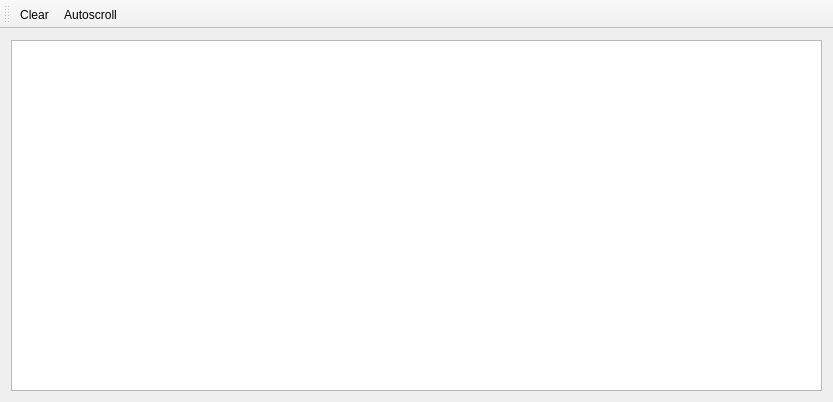
<?xml version="1.0" encoding="UTF-8"?>
<ui version="4.0">
 <class>MainWindow</class>
 <widget class="QMainWindow" name="MainWindow">
  <property name="geometry">
   <rect>
    <x>0</x>
    <y>0</y>
    <width>833</width>
    <height>402</height>
   </rect>
  </property>
  <property name="windowTitle">
   <string>Event Monitor GUI</string>
  </property>
  <property name="locale">
   <locale language="English" country="UnitedStates"/>
  </property>
  <widget class="QWidget" name="centralWidget">
   <layout class="QGridLayout" name="gridLayout">
    <item row="0" column="0">
     <widget class="QTableWidget" name="eventList">
      <property name="enabled">
       <bool>true</bool>
      </property>
      <property name="focusPolicy">
       <enum>Qt::NoFocus</enum>
      </property>
      <property name="editTriggers">
       <set>QAbstractItemView::NoEditTriggers</set>
      </property>
      <property name="alternatingRowColors">
       <bool>true</bool>
      </property>
      <property name="selectionMode">
       <enum>QAbstractItemView::NoSelection</enum>
      </property>
      <property name="selectionBehavior">
       <enum>QAbstractItemView::SelectRows</enum>
      </property>
      <attribute name="horizontalHeaderVisible">
       <bool>false</bool>
      </attribute>
      <attribute name="horizontalHeaderStretchLastSection">
       <bool>true</bool>
      </attribute>
      <attribute name="verticalHeaderStretchLastSection">
       <bool>false</bool>
      </attribute>
      <column>
       <property name="text">
        <string>SN</string>
       </property>
      </column>
      <column>
       <property name="text">
        <string>ID</string>
       </property>
      </column>
      <column>
       <property name="text">
        <string>Module</string>
       </property>
      </column>
      <column>
       <property name="text">
        <string>Event</string>
       </property>
      </column>
      <column>
       <property name="text">
        <string>Data</string>
       </property>
      </column>
     </widget>
    </item>
   </layout>
  </widget>
  <widget class="QMenuBar" name="menuBar">
   <property name="geometry">
    <rect>
     <x>0</x>
     <y>0</y>
     <width>833</width>
     <height>21</height>
    </rect>
   </property>
  </widget>
  <widget class="QToolBar" name="toolBar">
   <property name="windowTitle">
    <string>toolBar</string>
   </property>
   <attribute name="toolBarArea">
    <enum>TopToolBarArea</enum>
   </attribute>
   <attribute name="toolBarBreak">
    <bool>false</bool>
   </attribute>
   <addaction name="actionClear"/>
   <addaction name="actionAutoscroll"/>
  </widget>
  <action name="actionClear">
   <property name="icon">
    <iconset resource="images.qrc">
     <normaloff>:/new/prefix1/images/clear.png</normaloff>:/new/prefix1/images/clear.png</iconset>
   </property>
   <property name="text">
    <string>Clear</string>
   </property>
   <property name="toolTip">
    <string>Clear the events log</string>
   </property>
  </action>
  <action name="actionAutoscroll">
   <property name="checkable">
    <bool>true</bool>
   </property>
   <property name="icon">
    <iconset>
     <selectedon>:/new/prefix1/images/autoscroll.png</selectedon>
    </iconset>
   </property>
   <property name="text">
    <string>Autoscroll</string>
   </property>
   <property name="toolTip">
    <string>Scroll the events log when a new event arrives</string>
   </property>
  </action>
 </widget>
 <layoutdefault spacing="6" margin="11"/>
 <resources>
  <include location="images.qrc"/>
 </resources>
 <connections/>
</ui>
